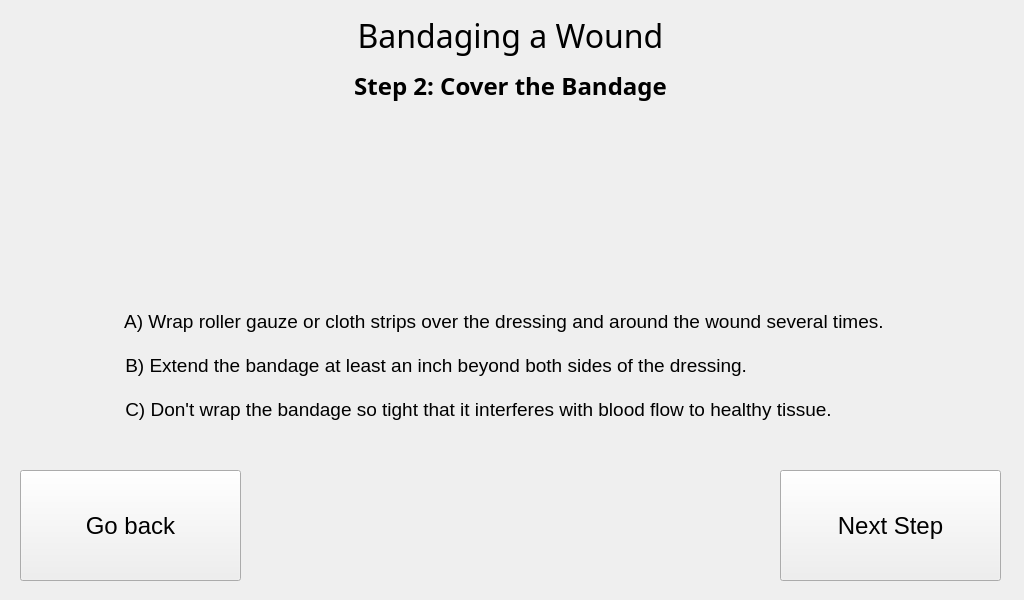
<?xml version="1.0" encoding="UTF-8"?>
<ui version="4.0">
 <class>MainWindow</class>
 <widget class="QMainWindow" name="MainWindow">
  <property name="geometry">
   <rect>
    <x>0</x>
    <y>0</y>
    <width>1024</width>
    <height>600</height>
   </rect>
  </property>
  <property name="minimumSize">
   <size>
    <width>1024</width>
    <height>600</height>
   </size>
  </property>
  <property name="maximumSize">
   <size>
    <width>1024</width>
    <height>600</height>
   </size>
  </property>
  <property name="windowTitle">
   <string>MainWindow</string>
  </property>
  <widget class="QWidget" name="centralwidget">
   <widget class="QLabel" name="TITLE">
    <property name="geometry">
     <rect>
      <x>0</x>
      <y>0</y>
      <width>1021</width>
      <height>71</height>
     </rect>
    </property>
    <property name="font">
     <font>
      <family>Unispace</family>
      <pointsize>24</pointsize>
     </font>
    </property>
    <property name="text">
     <string>Bandaging a Wound</string>
    </property>
    <property name="alignment">
     <set>Qt::AlignCenter</set>
    </property>
   </widget>
   <widget class="QLabel" name="TITLE_2">
    <property name="geometry">
     <rect>
      <x>320</x>
      <y>70</y>
      <width>381</width>
      <height>31</height>
     </rect>
    </property>
    <property name="font">
     <font>
      <family>Unispace</family>
      <pointsize>18</pointsize>
      <weight>75</weight>
      <bold>true</bold>
     </font>
    </property>
    <property name="text">
     <string>Step 2: Cover the Bandage</string>
    </property>
    <property name="alignment">
     <set>Qt::AlignCenter</set>
    </property>
   </widget>
   <widget class="QLabel" name="TITLE_3">
    <property name="geometry">
     <rect>
      <x>410</x>
      <y>130</y>
      <width>201</width>
      <height>141</height>
     </rect>
    </property>
    <property name="font">
     <font>
      <family>Unispace</family>
      <pointsize>16</pointsize>
      <weight>75</weight>
      <bold>true</bold>
     </font>
    </property>
    <property name="text">
     <string/>
    </property>
    <property name="pixmap">
     <pixmap>2nd step bandagign a wound.jpg</pixmap>
    </property>
    <property name="alignment">
     <set>Qt::AlignCenter</set>
    </property>
   </widget>
   <widget class="QLabel" name="label">
    <property name="geometry">
     <rect>
      <x>120</x>
      <y>280</y>
      <width>801</width>
      <height>171</height>
     </rect>
    </property>
    <property name="font">
     <font>
      <pointsize>14</pointsize>
     </font>
    </property>
    <property name="text">
     <string> A) Wrap roller gauze or cloth strips over the dressing and around the wound several times.

 B) Extend the bandage at least an inch beyond both sides of the dressing.

 C) Don't wrap the bandage so tight that it interferes with blood flow to healthy tissue.</string>
    </property>
   </widget>
   <widget class="QPushButton" name="pushButton">
    <property name="geometry">
     <rect>
      <x>780</x>
      <y>470</y>
      <width>221</width>
      <height>111</height>
     </rect>
    </property>
    <property name="font">
     <font>
      <pointsize>18</pointsize>
     </font>
    </property>
    <property name="text">
     <string>Next Step</string>
    </property>
   </widget>
   <widget class="QPushButton" name="pushButton_3">
    <property name="geometry">
     <rect>
      <x>20</x>
      <y>470</y>
      <width>221</width>
      <height>111</height>
     </rect>
    </property>
    <property name="font">
     <font>
      <pointsize>18</pointsize>
     </font>
    </property>
    <property name="text">
     <string>Go back</string>
    </property>
   </widget>
  </widget>
 </widget>
 <resources/>
 <connections/>
</ui>
